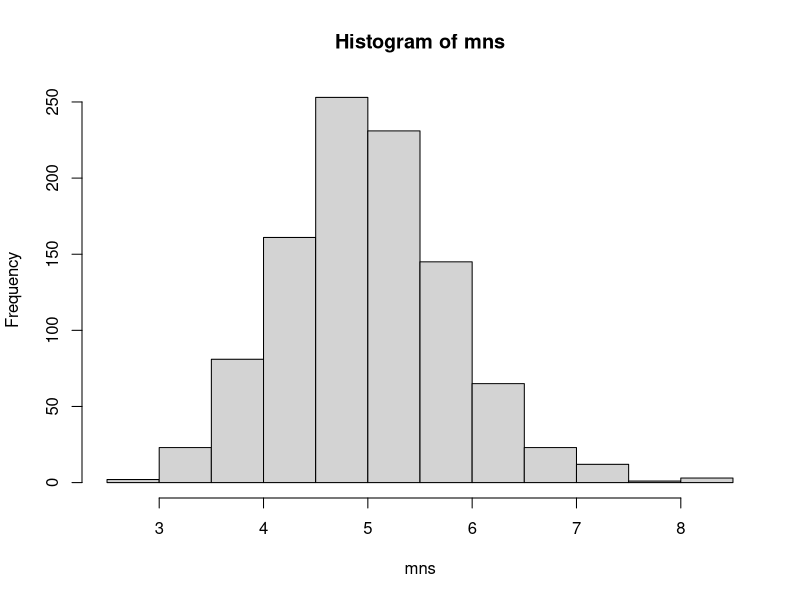

Here is the R script that generated this plot:
## ---- chunk 1
library(rmarkdown)

# Reset the means variable
mns <- NULL
# Set the number of simulations
sim <- 1000
# Simulate 1000 means of 40 exponential(0.2)s and accumulate the mean into mns
for (i in 1 : sim) mns = c(mns, mean(rexp(40, 0.2)))
# Draw a histogram of the means
hist(mns)
# Print the mean of the means, which is where the distribution is centered
mean(mns)
## ---- chunk 2
# Reset the sds variable
sds <- NULL
# Set the number of simulations
sim <- 1000
# Simulate 1000 standard deviations of 40 exponential(0.2)s and accumulate the mean into sds
for (i in 1 : sim) sds = c(sds, sd(rexp(40, 0.2)))

# Calculate the standard error of the mean
mean(sds)/sqrt(40)
# Calculate the theoretical standard error of the mean
(1/0.2)/sqrt(40)
## ---- chunk 3
shapiro.test(mns)
